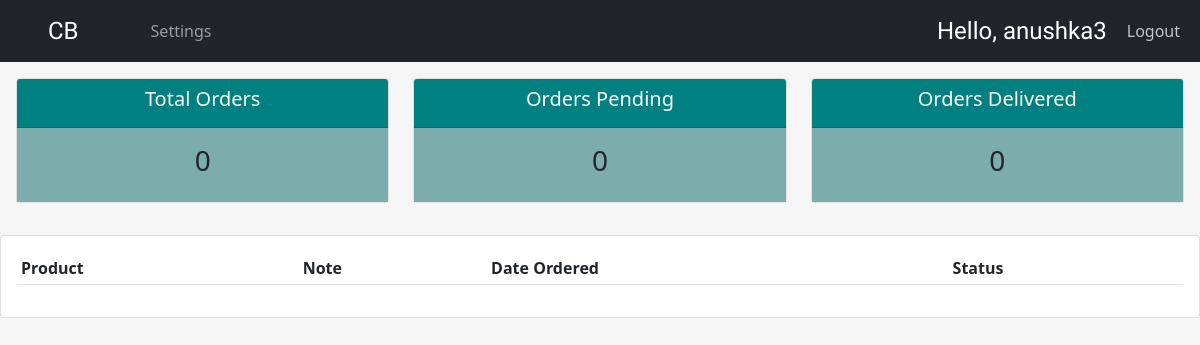
/user/ (signed in), run on an earlier commit of the app's database.
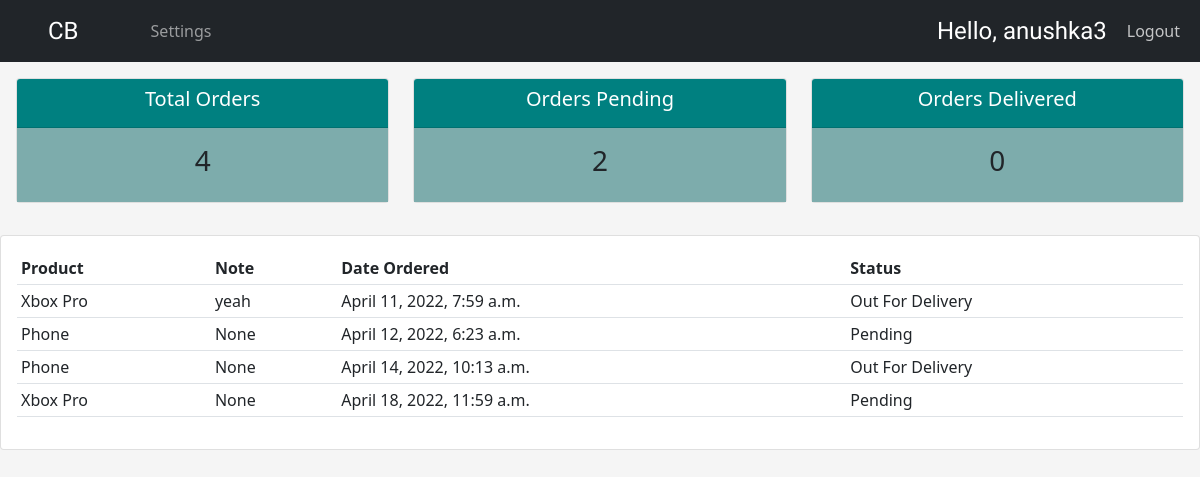
And on a later commit of the database.
### myapp/models.py (models this page shows)
class Order(models.Model):
    STATUS = (
        ('Pending', 'Pending'),
        ('Out For Delivery', 'Out For Delivery'),
        ('Delivered', 'Delivered')
    )
    customer = models.ForeignKey(
        Customer, null=True, on_delete=models.SET_NULL)
    products = models.ForeignKey(Product, null=True, on_delete=models.SET_NULL)
    date_created = models.DateTimeField(auto_now_add=True, null=True)
    status = models.CharField(max_length=200, null=True, choices=STATUS)
    note = models.CharField(max_length=1000, null=True, blank=True)
    def __str__(self):
        return self.products.name

class Product(models.Model):
    CATEGORY = (
        ('Indoor', 'Indoor'),
        ('Outdoor', 'Outdoor')
    )
    name = models.CharField(max_length=200, null=True)
    price = models.FloatField()
    category = models.CharField(max_length=200, null=True, choices=CATEGORY)
    description = models.CharField(max_length=200, null=True)
    date_created = models.DateTimeField(auto_now_add=True, null=True)
    tag = models.ManyToManyField(Tag)
    def __str__(self):
        return self.name

### myapp/decorators.py (the view)
        def wrapper_func(request, *args, **kwargs):
            group = None
            if request.user.groups.exists():
                group = request.user.groups.all()[0].name
            if group in allowed_roles:
                return view_func(request, *args, **kwargs)
            else:
                return HttpResponse('You are not authorized to view this page')

### myapp/views.py (called while the page is built)
@login_required(login_url='login')
@allowed_users(allowed_roles=['customer'])
def userPage(request):
    orders = request.user.customer.order_set.all()
    total_orders = orders.count()
    delivered = orders.filter(status='Delivered').count()
    pending = orders.filter(status='Pending').count()
    print(orders)
    context = {'orders': orders, 'total_orders': total_orders,
               'delivered': delivered, 'pending': pending}
    return render(request, 'myapp/user.html', context)

### myapp/templates/myapp/user.html
{% extends 'myapp/main.html' %}
{% block content %}
{% include 'myapp/status.html' %}
<div class="row">
    <div class="col-md">
        <div class="card card-body">
            <table class="table table-sm">
                <tr>
                    <th>Product</th>
                    <th>Note</th>
                    <th>Date Ordered</th>
                    <th>Status</th>
                </tr>
                {% for order in orders %}
                <tr>
                    <td>{{order.products}}</td>
                    <td>{{order.note}}</td>
                    <td>{{order.date_created}}</td>
                    <td>{{order.status}}</td>
                </tr>
                {% endfor %}
            </table>
        </div>
    </div>
</div>
{% endblock content %}

What changed in the data, as far as the page shows it:
now on this page (row unchanged): Order: products "Xbox Pro", note "yeah", date_created "April 11, 2022, 7:59 a.m.", status "Out For Delivery"
now on this page (row unchanged): Order: products "Phone", note "None", date_created "April 12, 2022, 6:23 a.m.", status "Pending"
added Order: products "Phone", note "None", date_created "April 14, 2022, 10:13 a.m.", status "Out For Delivery"
added Order: products "Xbox Pro", note "None", date_created "April 18, 2022, 11:59 a.m.", status "Pending"
Also different on the page:
{{ total_orders }}: "0" → "4"
{{ pending }}: "0" → "2"
